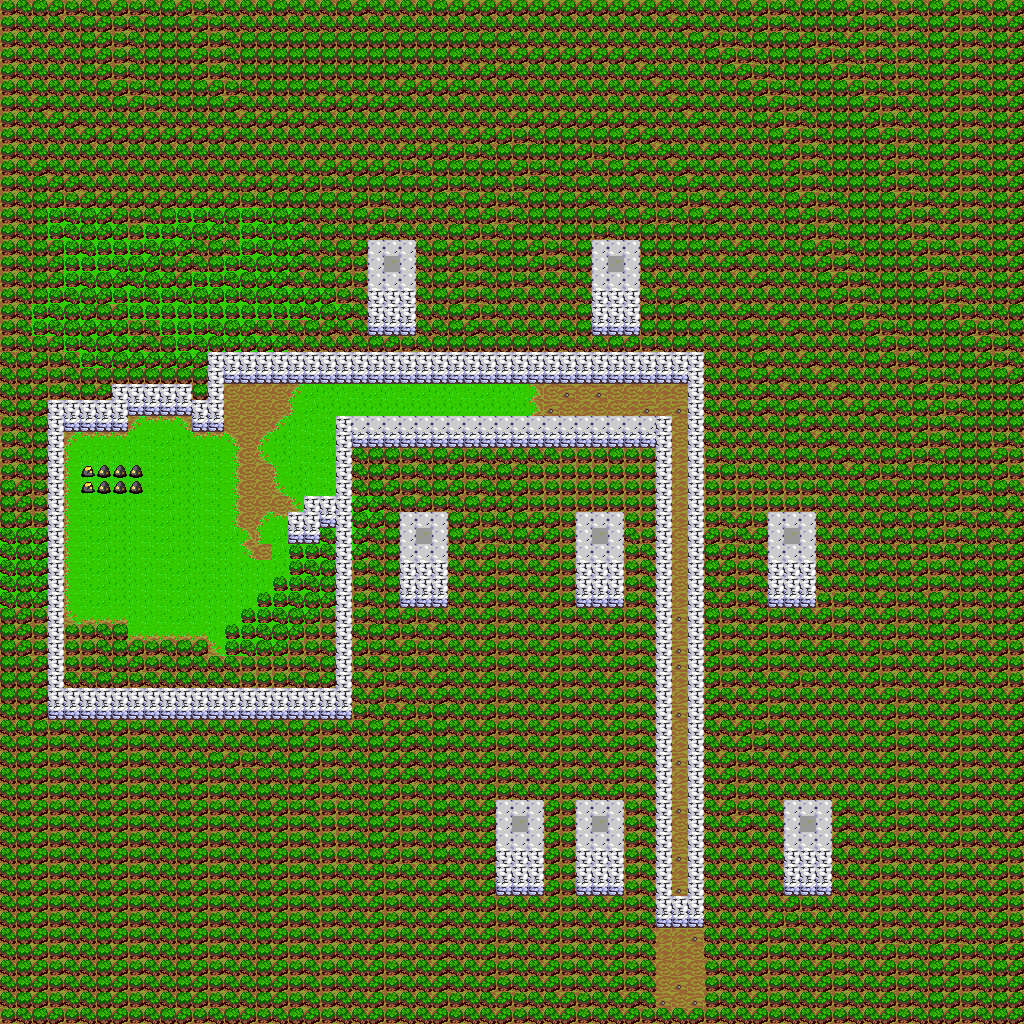

A 2D game scene composited from a Tiled map and its tileset images. What follows is a short description and the map's XML, with each tile layer's data collapsed to a summary:
An orthogonal 64x64 tile map with 16x16 px tiles, 1 tile layer (Map), 4 tilesets and 20 objects.

<map version="1.10" tiledversion="1.12.1" orientation="orthogonal" renderorder="right-down" width="64" height="64" tilewidth="16" tileheight="16" infinite="0" nextlayerid="5" nextobjectid="227">
 <editorsettings>
  <export target="../../../../assets/map/initial/init4.fgm" format="Future Glimpses map (*.fgm)" />
 </editorsettings>
 <properties>
  <property name="AI_MODE" type="int" propertytype="AI_MODE" value="0" />
  <property name="ENABLE_BARRACKS" type="bool" value="true" />
  <property name="ENABLE_BLACKSMITH" type="bool" value="true" />
  <property name="ENABLE_FARM" type="bool" value="true" />
  <property name="ENABLE_STABLES" type="bool" value="true" />
  <property name="ENABLE_TOWER" type="bool" value="true" />
  <property name="ENABLE_TURRET" type="bool" value="false" />
  <property name="ENABLE_UPGRADE_ARCHER" type="bool" value="false" />
  <property name="ENABLE_UPGRADE_KNIGHT" type="bool" value="false" />
  <property name="ENABLE_UPGRADE_MAGE" type="bool" value="false" />
  <property name="ENABLE_UPGRADE_SOLDIER" type="bool" value="false" />
  <property name="MAP_CODE" value="4ZXG4SK3" />
  <property name="MSG_DESCRIPTION" value="Crea una torre y desde ella magos para frenar las torretas de los magos enemigos." />
  <property name="MSG_LOSE" value="No has logrado recuperar tu imperio..." />
  <property name="MSG_TITLE" value="4.Magos" />
  <property name="MSG_WIN" value="Ya dominas a tus magos." />
  <property name="PEACE_TIME" type="int" value="0" />
  <property name="RES_GOLD_COMPUTER" type="int" value="0" />
  <property name="RES_GOLD_PLAYER" type="int" value="1000" />
  <property name="RES_WOOD_COMPUTER" type="int" value="0" />
  <property name="RES_WOOD_PLAYER" type="int" value="500" />
  <property name="UPGRADED_ARCHER_COMPUTER" type="bool" value="false" />
  <property name="UPGRADED_ARCHER_PLAYER" type="bool" value="false" />
  <property name="UPGRADED_KNIGHT_COMPUTER" type="bool" value="false" />
  <property name="UPGRADED_KNIGHT_PLAYER" type="bool" value="false" />
  <property name="UPGRADED_MAGE_COMPUTER" type="bool" value="false" />
  <property name="UPGRADED_MAGE_PLAYER" type="bool" value="false" />
  <property name="UPGRADED_SOLDIER_COMPUTER" type="bool" value="false" />
  <property name="UPGRADED_SOLDIER_PLAYER" type="bool" value="false" />
  <property name="WIN_CODE" value="32FQKRXA" />
 </properties>
 <tileset firstgid="1" source="../../tileset.tsx" />
 <tileset firstgid="257" source="../../units/units.tsx" />
 <tileset firstgid="267" source="../../buildings/big_buildings.tsx" />
 <tileset firstgid="273" source="../../buildings/small_buildings.tsx" />
 <layer id="1" name="Map" width="64" height="64">
  <data>[4096 cells, 4096 non-empty, 29 distinct tile ids]</data>
 </layer>
 <objectgroup id="2" name="Units/Buildings">
  <object id="168" template="../../buildings/P_City_Hall.tx" x="80" y="576" />
  <object id="169" template="../../units/P_Worker.tx" x="80" y="512" />
  <object id="170" template="../../units/P_Worker.tx" x="96" y="512" />
  <object id="171" template="../../units/P_Worker.tx" x="112" y="512" />
  <object id="172" template="../../units/P_Worker.tx" x="96" y="528" />
  <object id="180" template="../../buildings/P_Barracks.tx" x="176" y="544" />
  <object id="181" template="../../buildings/P_Farm.tx" x="224" y="416" />
  <object id="182" template="../../buildings/P_Farm.tx" x="192" y="464" />
  <object id="183" template="../../buildings/P_Farm.tx" x="256" y="416" />
  <object id="184" template="../../buildings/P_Farm.tx" x="224" y="448" />
  <object id="213" template="../../buildings/P_Farm.tx" x="256" y="448" />
  <object id="216" template="../../buildings/P_Blacksmith.tx" x="256" y="576" />
  <object id="217" template="../../buildings/P_Stables.tx" x="144" y="464" />
  <object id="218" template="../../units/C_Mage.tx" x="384" y="272" />
  <object id="219" template="../../units/C_Mage.tx" x="416" y="544" />
  <object id="220" template="../../units/C_Mage.tx" x="608" y="272" />
  <object id="222" template="../../units/C_Mage.tx" x="592" y="544" />
  <object id="223" template="../../units/C_Mage.tx" x="784" y="544" />
  <object id="224" template="../../units/C_Mage.tx" x="800" y="832" />
  <object id="226" template="../../units/C_Mage.tx" x="592" y="832" />
 </objectgroup>
</map>
